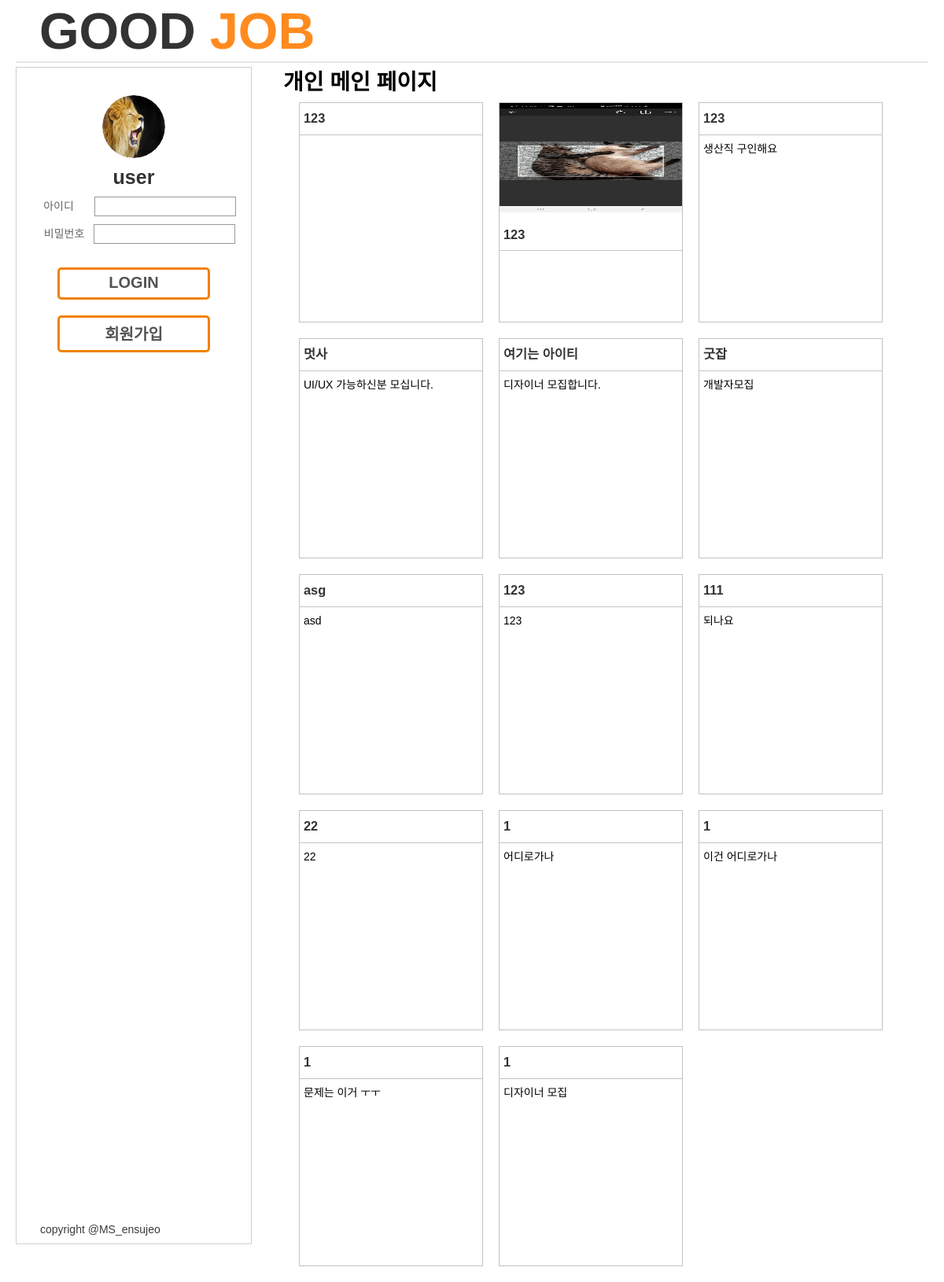
The app's page /memo/user_home/, older data.
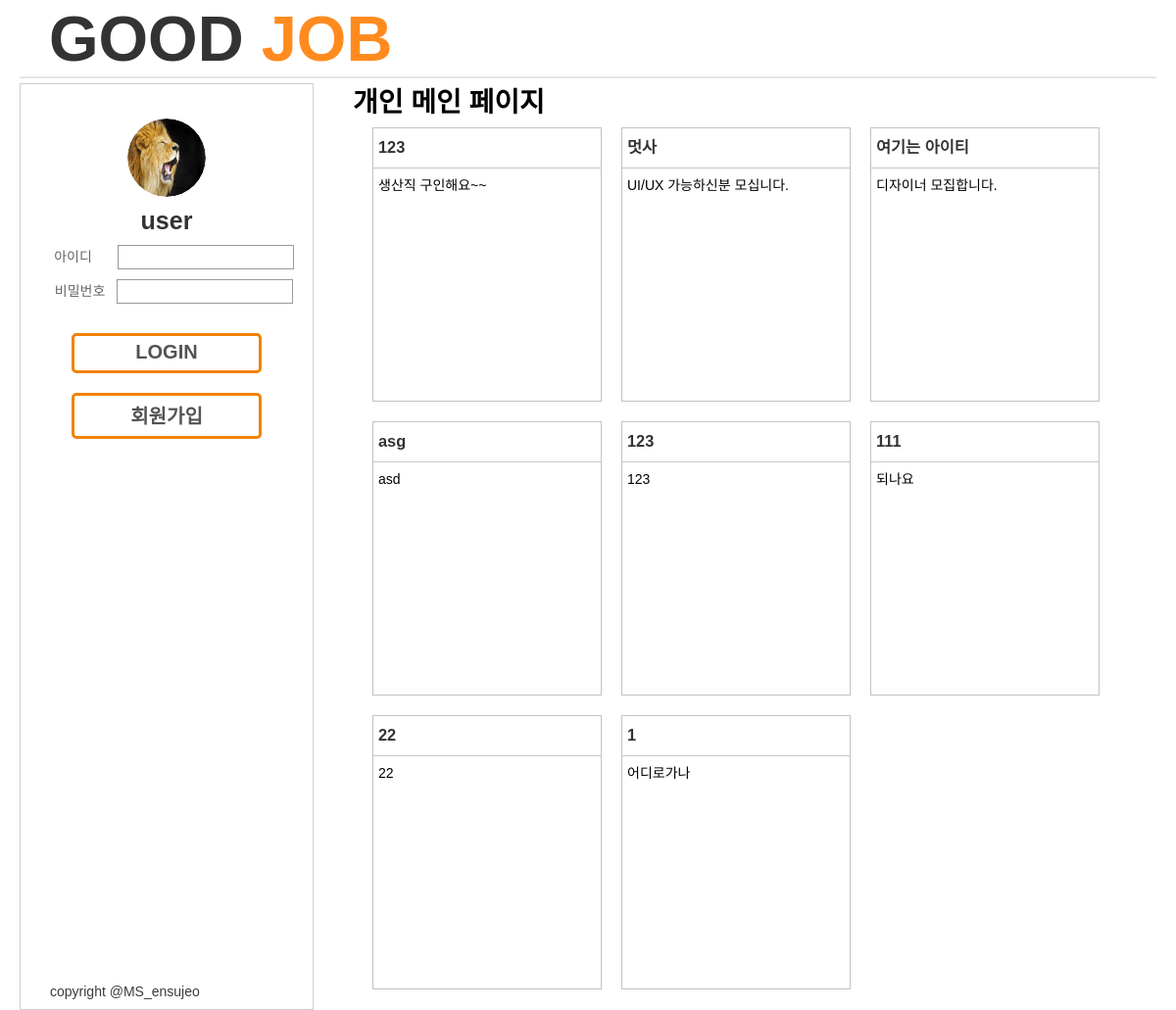
The same page, newer data.
### memo/models.py (models this page shows, shortened)
class Memo(models.Model):
    company = models.CharField('기업이름',max_length=200)
    address = models.CharField('주소', max_length=200)
    pic = models.ImageField("사진", blank=True)
    URL = models.CharField('URL', max_length=200)
    pic = models.ImageField('기업로고', blank=True)
    representative = models.CharField('대표자명', max_length=200)
    telephone = models.CharField("전화번호", max_length=200)
    business = models.CharField("분야", max_length=200)
    volume = models.CharField("모집인원", max_length=200)
    advantage = models.CharField("복리후생", max_length=200)
    type = models.CharField("직종",max_length=200)
    money = models.CharField("급여",max_length=200)
    grade = models.CharField("학력",max_length=200)
    diversification = models.CharField("고용형태",max_length=200)
    career = models.CharField("경력",max_length=200)
    time = models.CharField("근무시간",max_length=200)
    content = models.CharField("직무내용",max_length=200)
    etc = models.TextField("기타사항",blank=True)
    created_at = models.DateTimeField('생성날짜', auto_now_add=True) #생성될때 픽스됨
    modified_at = models.DateTimeField('수정날짜', auto_now=True)#수정할때마다 바뀜

### memo/views.py (the view)
# urls.py: path('user_home/', user_home, name="user_home"),
def user_home(request):
    context = dict()
    request.POST.get('mydata')
    all_memo = Memo.objects.all()
    context['all_memo'] = all_memo
    return render(request, 'user_home.html',context)

### memo/templates/user_home.html (shortened to what this page needs)
{% extends 'base.html' %}
{% load static %}
{% block extrahead %}
<link rel="stylesheet" href="{% static 'css/user_home.css' %}">
{% endblock %}
{% block user_logo %}
<a href="{% url 'user_home' %}">
  <span>GOOD </span><span class="logo1">JOB</span>
</a>
{% endblock %}
{% block nav_profile %}
<img class="pro_box" src="{% static 'image/lion.jpg' %}" />
{% endblock %}
{% block nav_name %}
<p class="nav_name">user</p>
{% endblock %}
{% block nav_info %}
<p class="user_login">
  <form method="POST">
    <div class="int-area">
        <label for="id" class="labelid">아이디</label>
        <input type="text" name="id" id="id" autocomplete="off" required width="300px">
    </div>
    <div class="int-area">
        <label for="pw" class="labelpw">비밀번호</label>
        <input type="password" name="pw" id="pw" autocomplete="off" required>
    </div>
    <div class="btn-area">
        <button class="enroll_btn" type="submit">LOGIN</button>
    </div>
</form>
<a class="u_sign_up" href="{% url 'user_sign_up' %}">
  <button class="enroll_btn" type="submit">회원가입</button>
</a>
</p>
{% endblock %}
{% block contents %}
<!DOCTYPE html>
<html lang="en">
<head>
  <link rel="stylesheet" href="{% static 'css/user_home.css' %}" />
</head>
<body>
<div id="main" class='my'>
  <h1>개인 메인 페이지</h1>
  <div class="contents">
    {% for i in all_memo %}
    <div class="box">
      {% if i.pic %}
      <img src="{{i.pic.url}}" alt="logo">
      {% endif %}
      <a href="{% url 'user_detail' i.id %}"><h3>{{i.company}}</h3></a>
      <p>{{i.etc}}</p>
    </div>
    {%endfor%}
  </div>
</div>
</body>
</html>
{% endblock %}

Row changes from the older to the newer data that the page shows:
removed Memo: company "123"
removed Memo: pic (picture), company "123"
removed Memo: company "굿잡", etc "개발자모집"
removed Memo: company "1", etc "이건 어디로가나"
removed Memo: company "1", etc "문제는 이거 ㅜㅜ"
removed Memo: company "1", etc "디자이너 모집"
changed Memo: etc "생산직 구인해요" → "생산직 구인해요~~"
